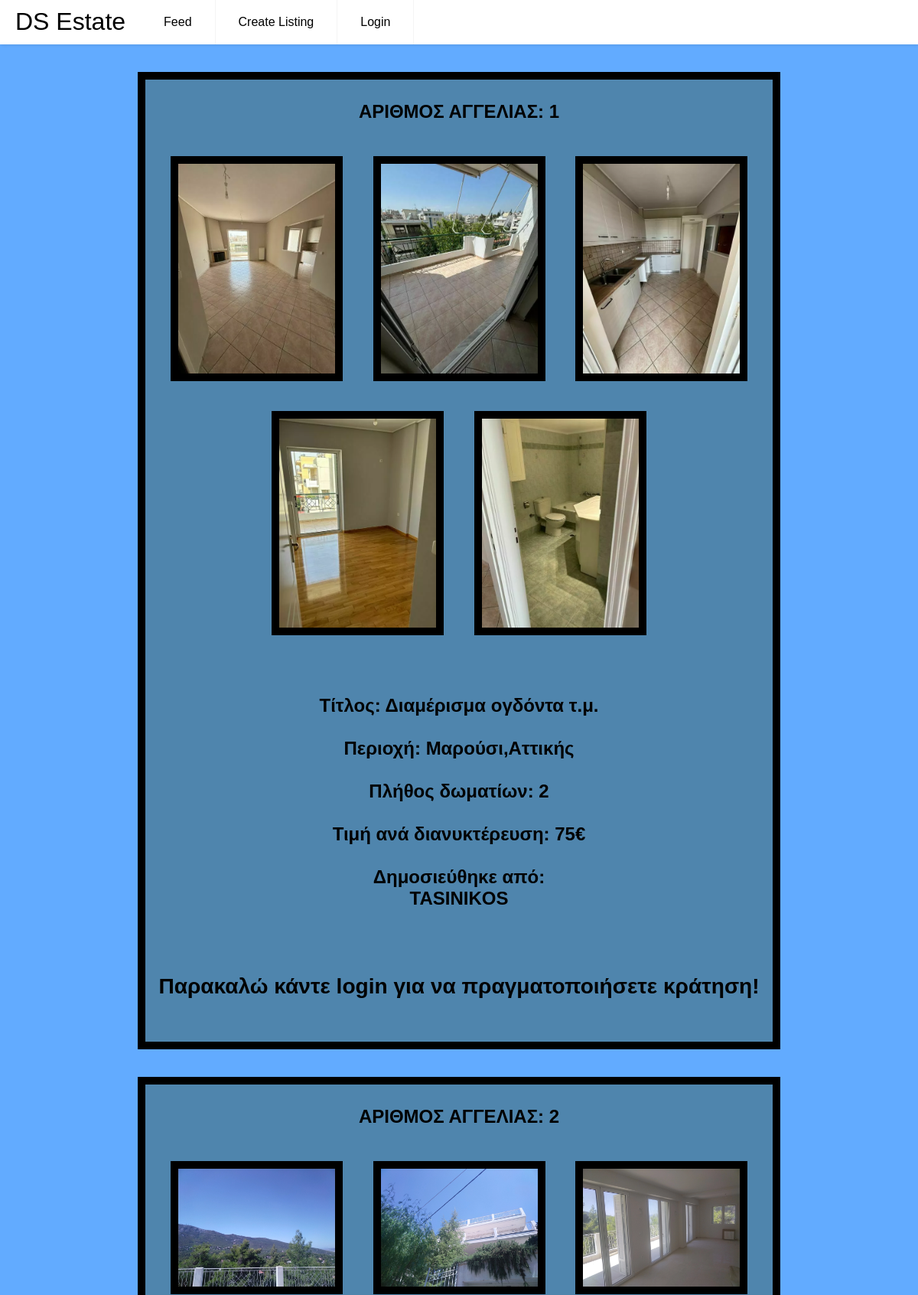
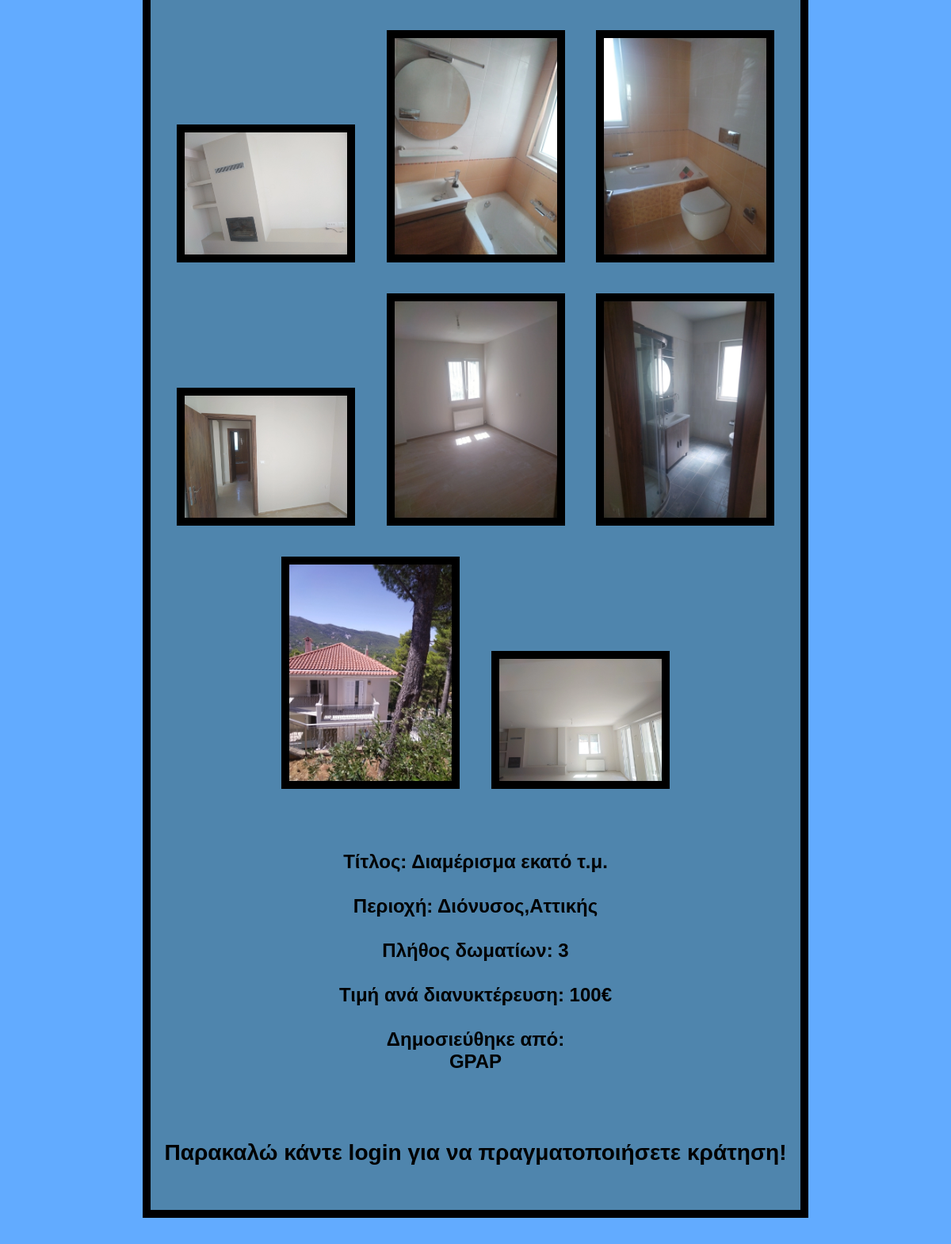
The app's page /feed.php (upper part) with its own data (2 pictures, top to bottom).
### tables this page shows
CREATE TABLE `images` (
  `id` int(255) DEFAULT 0,
  `photoname` varchar(255) NOT NULL,
  `image` varchar(255) NOT NULL
);

CREATE TABLE `listings` (
  `Τίτλος` varchar(255) NOT NULL,
  `Περιοχή` varchar(255) NOT NULL,
  `Πλήθος_δωματίων` varchar(255) NOT NULL,
  `Τιμή_ανά_διανυκτέρευση` varchar(255) NOT NULL,
  `id` int(255) DEFAULT NULL,
  `USER` varchar(255) NOT NULL
);

### feed.php (the view, shortened to what this page needs)
<!DOCTYPE html>
<html>
    <link rel="stylesheet" href="εξαμηνου.css">
    <head>
    </head>
    <header class="header">
        <a href="" class="logo">DS Estate</a>
        <ul class="menu">
            <li><a href="http://localhost/DS_Estate_Website/feed.php">Feed</a></li>
            <li><a href="">Create Listing</a></li>
            <li><a href="http://localhost/DS_Estate_Website/login.php">Login</a></li>
        </ul>
    </header>
    <body>
         <h2><?php
                $servername="mysql:host=localhost;dbname=ds_estate";
                $username="root";
                $password="";
                $conn=new PDO($servername,$username,$password);
                $conn->setAttribute(PDO::ATTR_ERRMODE, PDO::ERRMODE_EXCEPTION);
                $stmt=$conn->prepare("SELECT id FROM images");
                $stmt->execute();
                $result=$stmt->fetchAll(PDO::FETCH_ASSOC);
                $t=0;
                foreach($result as $image){
                    $t=$image['id'];
                }
                for($i=1; $i<=$t; $i++){
                    ?>
                    <div class='ΔΙΑΜΕΡΙΣΜΑ1'><?php
                    echo '<br>ΑΡΙΘΜΟΣ ΑΓΓΕΛΙΑΣ: '.$i.'<br><br>';
                    $stmt=$conn->prepare("SELECT * FROM images WHERE id=$i");
                    $stmt->execute();
                    $result=$stmt->fetchAll(PDO::FETCH_ASSOC);
                foreach($result as $image) {
        ?>
        <img src="<?=$image['image']?>" title="<?=$image['photoname'] ?>" width=20%/>
        <?php
        }
            $stmt=$conn->prepare("SELECT * FROM listings WHERE id=$i");
            $stmt->execute();
            $list=$stmt->fetchAll(PDO::FETCH_ASSOC);
            foreach($list as $row) {
                echo '<br><br><br>Τίτλος: '.$row['Τίτλος'].'<br>';
                echo '<br>Περιοχή: '.$row['Περιοχή'].'<br>';
                echo '<br>Πλήθος δωματίων: '.$row['Πλήθος_δωματίων'].'<br>';
                echo '<br>Τιμή ανά διανυκτέρευση: '.$row['Τιμή_ανά_διανυκτέρευση'].'€<br>';
                echo '<br>Δημοσιεύθηκε από: <br>'.$row['USER'].'<br><br><br>';
            }
            ?>
            <h3>Παρακαλώ κάντε login για να πραγματοποιήσετε κράτηση!</h3><br>
            </div>
            <?php
        }
        ?>
        </h2>
    </body>
</html>

### εξαμηνου.css (style rules this page uses)
body { margin: 0; font-family: Helvetica, sans-serif; background-color: rgba(0, 119, 255, 0.616); }
a { color: #000; }
.header { background-color: #fff; box-shadow: 1px 1px 4px 0 rgba(0,0,0,.1); position: relative; width: 100%; z-index: 3; }
.header ul { margin: 0; padding: 0; list-style: none; overflow: hidden; background-color: #fff; }
.header li a { display: block; padding: 20px 20px; border-right: 1px solid #f4f4f4; text-decoration: none; }
.header .logo { display: block; float: left; font-size: 2em; padding: 10px 20px; text-decoration: none; }
.header .menu { clear: both; max-height: 0; transition: max-height .2s ease-out; }
@media (min-width: 1024px) { .header li { float: left; } }
@media (min-width: 1024px) { .header li a { padding: 20px 30px; } }
@media (min-width: 1024px) { .header .menu { clear: none; max-height: none; } }
@media (min-width: 1024px) { .ΔΙΑΜΕΡΙΣΜΑ1 { background-color: rgba(71, 119, 141, 0.719); text-align: center; border-style: solid; border-width:10px; margin-top:3%; margin-bottom:3%; margin-right:15%; margin-left:15%; } }
@media (min-width: 1024px) { img { border-style: solid; border-width:10px; margin:2%; width:25%; } }

### records on screen
images: image+photoname (picture)
images: image+photoname (picture)
images: image+photoname (picture)
images: image+photoname (picture)
images: image+photoname (picture)
listings: Τίτλος "Διαμέρισμα ογδόντα τ.μ.", Περιοχή "Μαρούσι,Αττικής", Πλήθος_δωματίων "2", Τιμή_ανά_διανυκτέρευση "75", USER "TASINIKOS"
images: image+photoname (picture)
images: image+photoname (picture)
images: image+photoname (picture)
images: image+photoname (picture)
images: image+photoname (picture)
images: image+photoname (picture)
images: image+photoname (picture)
images: image+photoname (picture)
images: image+photoname (picture)
images: image+photoname (picture)
images: image+photoname (picture)
listings: Τίτλος "Διαμέρισμα εκατό τ.μ.", Περιοχή "Διόνυσος,Αττικής", Πλήθος_δωματίων "3", Τιμή_ανά_διανυκτέρευση "100", USER "GPAP"
